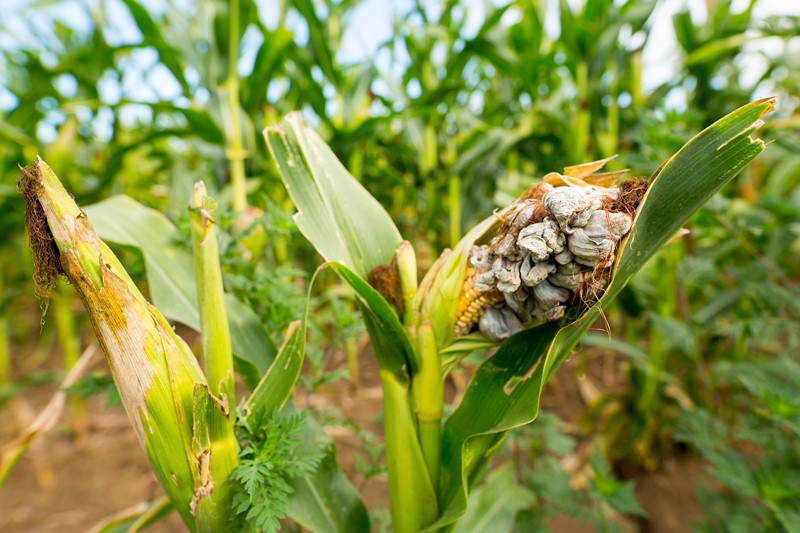
#> input picture MLH-Hackathon-2026/SamGal/Damaged_Crops.jpg, 800 x 533 px; its folder holds only this picture in this run
$ python -i app.py   (imports and definitions only)
#> lines starting #> are read from the running program, lines starting #| are printed output that depends on the picture; after the words box and inside, x2 and y2 are one past the last pixel; in counts of white or black regions, pixels touching at a corner belong together
#> further down, picture is the input picture: PIL image 800x533 RGB; mean R, G, B 134.1, 146.3, 66.7
import json
import os
import base64
from pathlib import Path
import cv2
import numpy as np
import streamlit as st
from PIL import Image
from google import genai
from google.genai import types

# 1. API Setup
API_KEY = "AQ.Ab8RN6KTF8F8CTlTIYkWvDyEOgZmxDKdytNfDZV-VWCzVi4IUA"
client = genai.Client(api_key=API_KEY)

def preprocess_image(pil_image, max_size=(1024, 1024)):
    """Downscale large images and normalize color mode to optimize network payload."""
    img = pil_image.copy()
    if img.mode != "RGB":
        img = img.convert("RGB")
    img.thumbnail(max_size, Image.Resampling.LANCZOS)
    return img

def segment_and_quantify_leaf(pil_image):
    """
    OpenCV Computer Vision pipeline to quantify leaf disease severity:
    1. Converts image to HSV color space for illumination-invariant segmentation.
    2. Segments total leaf boundary (A_leaf).
    3. Segments diseased lesions (chlorosis, necrosis, fungal spots) (A_disease).
    4. Computes quantitative severity % = (A_disease / A_leaf) * 100.
    5. Returns segmented mask, diagnostic overlay with highlights, and metrics.
    """
    # Convert PIL Image to RGB NumPy array
    img_rgb = np.array(preprocess_image(pil_image).convert("RGB"))

    # Convert to HSV color space (OpenCV scale: H in [0, 179], S in [0, 255], V in [0, 255])
    hsv = cv2.cvtColor(img_rgb, cv2.COLOR_RGB2HSV)
#> hsv: shape (533, 800, 3); mean H, S, V 38.5, 163.4, 153.7

    # -------------------------------------------------------------------------
    # HSV COLOR RANGE EXPLANATIONS:
    # 1. Healthy Foliage (Green):
    #    H: [25, 88] spans yellow-green to deep emerald green.
    #    S: [35, 255] excludes low-saturation grays/whites.
    #    V: [35, 255] excludes dark shadow clippings.
    lower_green = np.array([25, 35, 35])
    upper_green = np.array([88, 255, 255])
    mask_green = cv2.inRange(hsv, lower_green, upper_green)
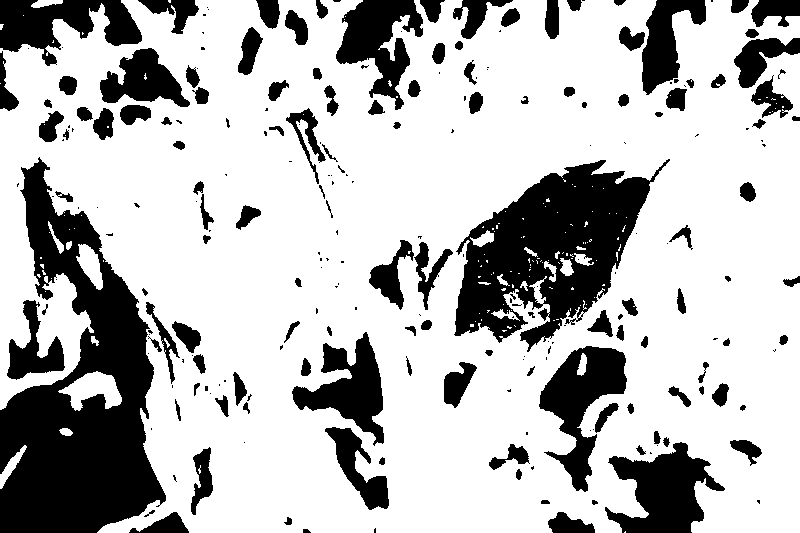
#> mask_green: shape (533, 800); 73.2% white; 239 black regions (110 under 20 px), largest, box (x1, y1, x2, y2) and area: (0, 157, 166, 533) 31372, (454, 159, 670, 352) 20282, (605, 442, 725, 533) 5880

    # 2. Chlorosis / Yellow Discoloration (Early stage disease / nutrient deficiency):
    #    H: [12, 28] captures yellow to golden tones.
    #    S: [40, 255] requires distinct coloration.
    #    V: [50, 255] captures medium to bright yellow spots.
    lower_yellow = np.array([12, 40, 50])
    upper_yellow = np.array([28, 255, 255])
    mask_yellow = cv2.inRange(hsv, lower_yellow, upper_yellow)
#> mask_yellow: shape (533, 800); 24% white; 189 white regions (101 under 20 px), largest, box (x1, y1, x2, y2) and area: (0, 155, 207, 533) 42194, (366, 156, 674, 344) 21012, (538, 344, 728, 533) 13809

    # 3. Necrotic Lesions / Rust / Blight (Brown / Reddish-brown dead tissue):
    #    H: [5, 22] captures rust, reddish-brown, and dark brown lesions.
    #    S: [35, 255] avoids grayscale background noise.
    #    V: [25, 200] excludes total black clipping.
    lower_brown = np.array([5, 35, 25])
    upper_brown = np.array([22, 255, 200])
    mask_brown = cv2.inRange(hsv, lower_brown, upper_brown)
#> mask_brown: shape (533, 800); 12.1% white; 311 white regions (250 under 20 px), largest, box (x1, y1, x2, y2) and area: (0, 163, 165, 533) 20500, (608, 450, 723, 533) 5150, (540, 346, 625, 491) 4708

    # 4. Severe Necrosis / Black Rot / Canker:
    #    Low brightness spots within leaf tissue.
    lower_dark = np.array([0, 0, 10])
    upper_dark = np.array([179, 120, 70])
    mask_dark = cv2.inRange(hsv, lower_dark, upper_dark)
#> mask_dark: shape (533, 800); 0.06% white in thin lines or dots, all inside (x1, y1, x2, y2) = (45, 225, 681, 448)

    # 5. Powdery Mildew / White fungal spores:
    #    Very low saturation with high brightness.
    lower_white = np.array([0, 0, 185])
    upper_white = np.array([179, 45, 255])
    mask_white = cv2.inRange(hsv, lower_white, upper_white)
#> mask_white: shape (533, 800); 8% white; 161 white regions (82 under 20 px), largest, box (x1, y1, x2, y2) and area: (336, 0, 415, 108) 4308, (0, 0, 137, 67) 3831, (641, 0, 707, 95) 3165

    # -------------------------------------------------------------------------
    # STEP 1: LEAF SEGMENTATION (A_leaf)
    # The whole leaf encompasses both healthy green tissue and diseased portions.
    raw_leaf_mask = cv2.bitwise_or(mask_green, mask_yellow)
#> raw_leaf_mask: shape (533, 800); 91.1% white; 306 black regions (208 under 20 px), largest, box (x1, y1, x2, y2) and area: (0, 0, 142, 66) 4973, (336, 0, 423, 110) 4685, (642, 0, 706, 95) 3010
    raw_leaf_mask = cv2.bitwise_or(raw_leaf_mask, mask_brown)

    # Morphological operations to clean background noise and fill interior leaf gaps
    kernel_close = cv2.getStructuringElement(cv2.MORPH_ELLIPSE, (9, 9))
    kernel_open = cv2.getStructuringElement(cv2.MORPH_ELLIPSE, (5, 5))
    clean_leaf_mask = cv2.morphologyEx(raw_leaf_mask, cv2.MORPH_CLOSE, kernel_close, iterations=2)
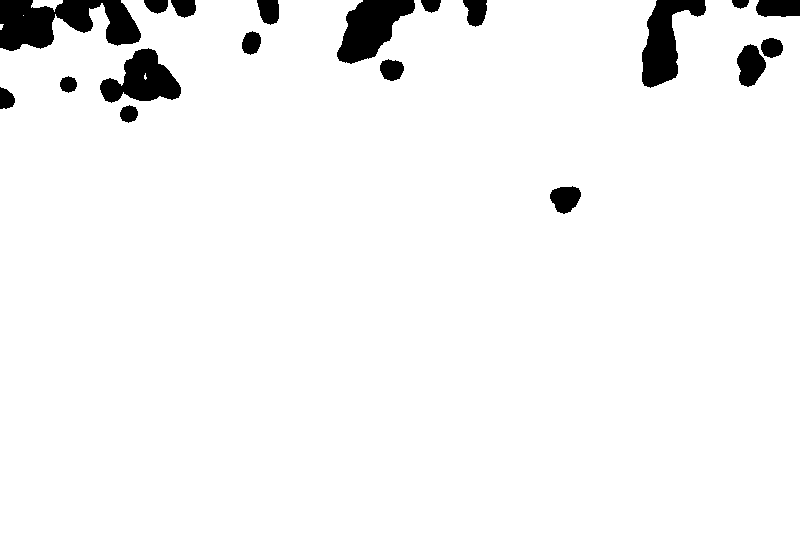
#> clean_leaf_mask: shape (533, 800); 95.6% white; 19 black regions, largest, box (x1, y1, x2, y2) and area: (0, 0, 141, 51) 4523, (337, 0, 415, 64) 2913, (642, 0, 706, 88) 2792
    clean_leaf_mask = cv2.morphologyEx(clean_leaf_mask, cv2.MORPH_OPEN, kernel_open, iterations=1)
#> clean_leaf_mask: shape (533, 800); 95.6% white; 17 black regions

    # Retain the main leaf contour(s) to eliminate stray background artifacts
    contours, _ = cv2.findContours(clean_leaf_mask, cv2.RETR_EXTERNAL, cv2.CHAIN_APPROX_SIMPLE)
#> contours = 3 contours, 1 with area under 20; largest, box (x1, y1, x2, y2) and area: (0, 0, 800, 533) 411534, (32, 0, 63, 9) 171
    final_leaf_mask = np.zeros_like(clean_leaf_mask)
    if contours:
        min_area = 0.015 * (img_rgb.shape[0] * img_rgb.shape[1])
        valid_contours = [cnt for cnt in contours if cv2.contourArea(cnt) > min_area]
#> valid_contours = 1 contour; box (x1, y1, x2, y2) and area: (0, 0, 800, 533) 411534
        if valid_contours:
            cv2.drawContours(final_leaf_mask, valid_contours, -1, 255, thickness=cv2.FILLED)
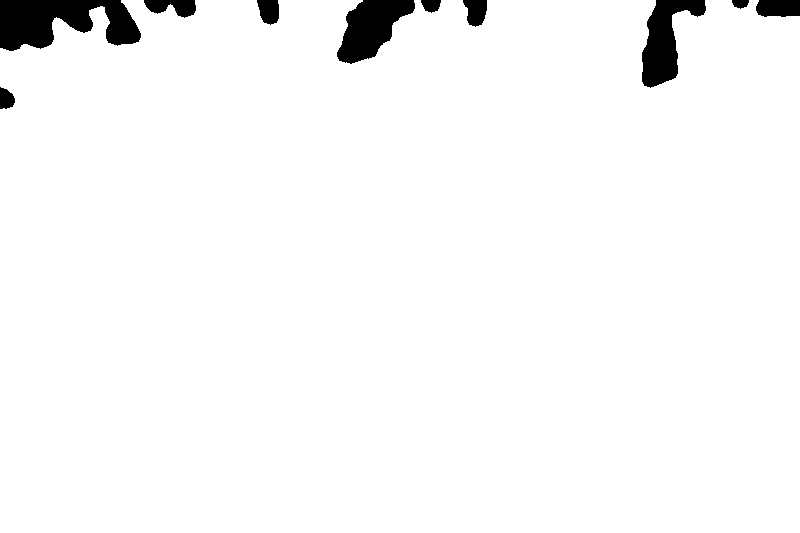
#> final_leaf_mask: shape (533, 800); 96.9% white; 10 black regions, largest, box (x1, y1, x2, y2) and area: (0, 0, 141, 51) 4778, (337, 0, 415, 64) 2918, (642, 0, 706, 88) 2797
        else:
            final_leaf_mask = clean_leaf_mask
    else:
        final_leaf_mask = clean_leaf_mask

    # Total leaf pixel count
    a_leaf = np.count_nonzero(final_leaf_mask)
#> a_leaf = 413128

    # -------------------------------------------------------------------------
    # STEP 2: DISEASED AREA SEGMENTATION (A_disease)
    # Combine chlorotic, necrotic, and fungal masks
    disease_candidates = cv2.bitwise_or(mask_yellow, mask_brown)
#> disease_candidates: shape (533, 800); 24.3% white; 187 white regions (100 under 20 px), largest, box (x1, y1, x2, y2) and area: (0, 155, 207, 533) 42414, (366, 156, 674, 344) 21864, (538, 344, 728, 533) 14881
    disease_candidates = cv2.bitwise_or(disease_candidates, mask_white)
#> disease_candidates: shape (533, 800); 32.1% white; 265 white regions (126 under 20 px), largest, box (x1, y1, x2, y2) and area: (0, 155, 207, 533) 42853, (366, 156, 674, 344) 24849, (538, 344, 728, 533) 14881

    # Dark rot spots are included only if they lie inside the leaf boundary
    dark_in_leaf = cv2.bitwise_and(mask_dark, mask_dark, mask=final_leaf_mask)
    disease_candidates = cv2.bitwise_or(disease_candidates, dark_in_leaf)
#> disease_candidates: shape (533, 800); 32.1% white; 266 white regions (127 under 20 px), largest, box (x1, y1, x2, y2) and area: (0, 155, 207, 533) 42853, (366, 156, 674, 344) 24897, (538, 344, 728, 533) 14881

    # CRITICAL: Confine diseased mask strictly to the detected leaf area
    disease_mask = cv2.bitwise_and(disease_candidates, disease_candidates, mask=final_leaf_mask)

    # Filter tiny pixel noise from the disease mask
    kernel_disease = cv2.getStructuringElement(cv2.MORPH_ELLIPSE, (3, 3))
    disease_mask = cv2.morphologyEx(disease_mask, cv2.MORPH_OPEN, kernel_disease)
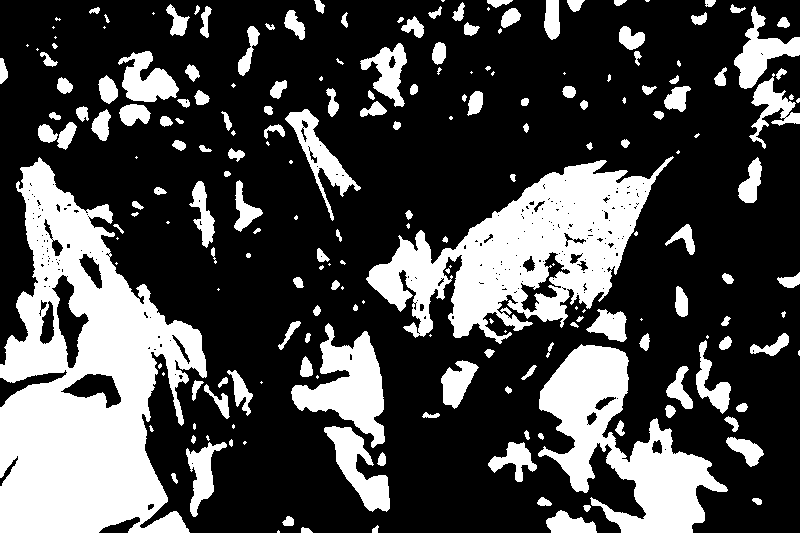
#> disease_mask: shape (533, 800); 28.9% white; 210 white regions (61 under 20 px)

    # Total diseased pixel count
    a_disease = np.count_nonzero(disease_mask)
#> a_disease = 123315

    # -------------------------------------------------------------------------
    # STEP 3: SEVERITY QUANTIFICATION
    if a_leaf > 0:
        severity_percentage = round((a_disease / a_leaf) * 100.0, 2)
#> severity_percentage = 29.85
    else:
        severity_percentage = 0.0

    if severity_percentage < 15.0:
        severity_class = "Mild"
    elif severity_percentage <= 40.0:
        severity_class = "Moderate"
    else:
        severity_class = "Severe"

    # -------------------------------------------------------------------------
    # STEP 4: VISUALIZATION GENERATION
    # Diagnostic Image (Original + Neon Red Overlay + Contour Borders)
    red_tint = np.zeros_like(img_rgb)
    red_tint[:, :] = [255, 30, 30] # High-visibility red
    overlay = cv2.addWeighted(img_rgb, 0.45, red_tint, 0.55, 0)
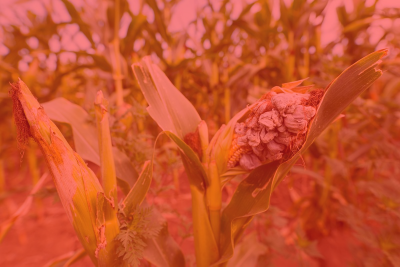
#> overlay: shape (533, 800, 3) (shown at 1/2 size); mean R, G, B 200.6, 82.4, 46.5

    # Apply red overlay only where disease_mask is non-zero
    diagnostic_img = np.where(disease_mask[:, :, None] == 255, overlay, img_rgb)
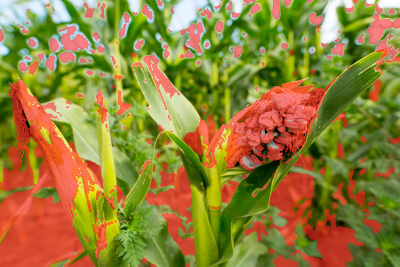
#> diagnostic_img: shape (533, 800, 3) (shown at 1/2 size); mean R, G, B 147.8, 127.5, 56.8

    # Draw crisp yellow boundaries around individual lesions for precision
    disease_contours, _ = cv2.findContours(disease_mask, cv2.RETR_EXTERNAL, cv2.CHAIN_APPROX_SIMPLE)
#> disease_contours = 209 contours, 76 with area under 20; largest, box (x1, y1, x2, y2) and area: (0, 157, 207, 533) 45568, (366, 156, 674, 344) 25304, (538, 344, 728, 533) 14626, (291, 323, 385, 448) 5149, (324, 426, 390, 512) 2242
    cv2.drawContours(diagnostic_img, disease_contours, -1, (255, 230, 0), 1)
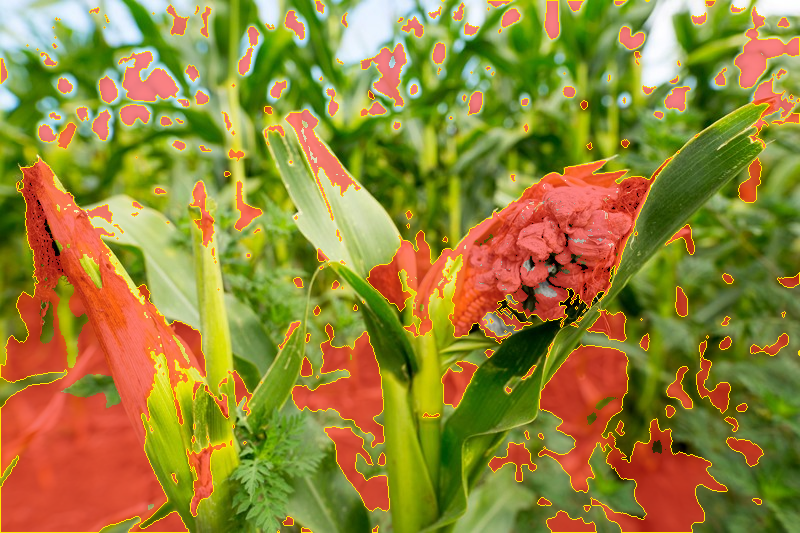
#> diagnostic_img: shape (533, 800, 3); 3.05% of pixels changed, all inside (x1, y1, x2, y2) = (0, 0, 800, 533)

    return {
        "diagnostic_img": diagnostic_img,
        "a_leaf": a_leaf,
        "a_disease": a_disease,
        "severity_percentage": severity_percentage,
        "severity_class": severity_class
    }

# [32 lines left out: function analyze_crop, not called in this run]

# 2. User Interface Setup
# [608 lines not run here, left out]


# Helper to load and embed local logo as base64
# Helper to load and embed local logo as base64
logo_path = os.path.join(os.path.dirname(__file__), "Croppie_Logo.png")

# [17 lines not run here, left out]
# ---------------------------------------------------------------------------
# SAMGAL: SAMPLE IMAGE GALLERY
# Create the SamGal directory if it doesn't already exist.
# Place sample crop images inside: SamGal/healthy_leaf.jpg, etc.
# ---------------------------------------------------------------------------
SAMGAL_DIR = Path(__file__).parent / "SamGal"
# [1 line not run here, left out]

# Dynamically discover all image files in the SamGal folder
SUPPORTED_EXTS = {".jpg", ".jpeg", ".png"}
samgal_images = sorted(
    [p for p in SAMGAL_DIR.iterdir() if p.suffix.lower() in SUPPORTED_EXTS]
)

# Render sample gallery only when images are present in SamGal
# [30 lines not run here, left out]

# ---------------------------------------------------------------------------
# DETERMINE ACTIVE IMAGE: prefer uploaded file, then gallery selection,
# persisting gallery choice in session_state so it survives reruns.
# ---------------------------------------------------------------------------
# [2 lines that did not run here, left out]

# [3 lines that did not run here, left out]

# [72 lines not run here, left out]

>>> from PIL import Image
>>> picture = Image.open('SamGal/Damaged_Crops.jpg')
>>> result = segment_and_quantify_leaf(picture)
#> result = 5 items

$ run again, on MLH-Hackathon-2026/SamGal/Mildly_Damaged_Leaves.jpg
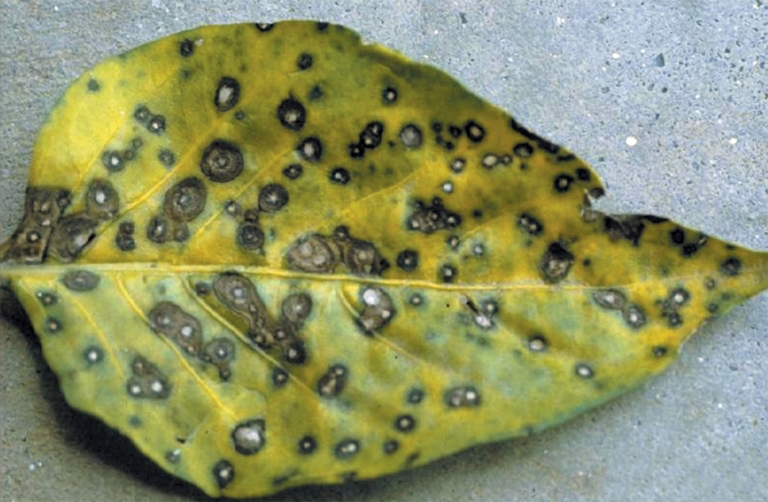
#> input picture MLH-Hackathon-2026/SamGal/Mildly_Damaged_Leaves.jpg, 768 x 502 px
#> picture is the input picture: PIL image 768x502 RGB; mean R, G, B 139.8, 145.8, 103.9
#> hsv: shape (502, 768, 3); mean H, S, V 53.9, 92.9, 150.6
#> in segment_and_quantify_leaf, `mask_green = cv2.inRange(hsv, lower_green, upper_green)`:
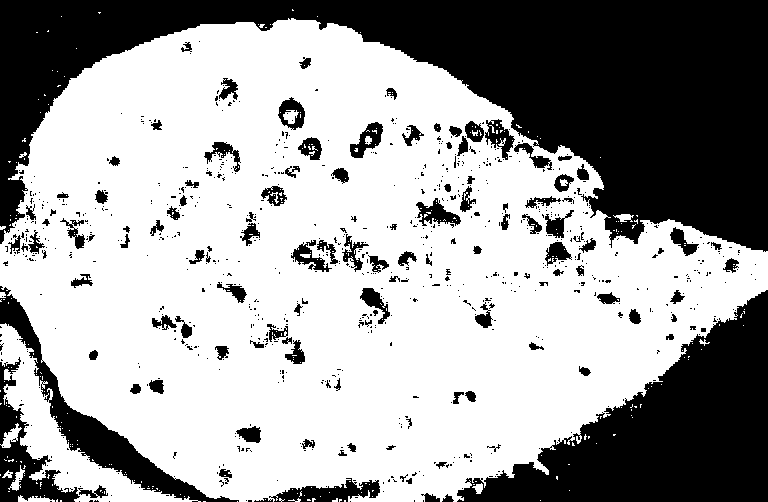
#> mask_green: shape (502, 768); 62.9% white; 834 black regions (709 under 20 px), largest, box (x1, y1, x2, y2) and area: (0, 0, 768, 252) 83946, (457, 290, 768, 502) 30770, (0, 286, 239, 502) 6488
#> mask_yellow: shape (502, 768); 17.3% white; 983 white regions (880 under 20 px), largest, box (x1, y1, x2, y2) and area: (290, 106, 732, 350) 30467, (82, 218, 253, 316) 4381, (29, 100, 128, 192) 3152
#> mask_brown: shape (502, 768); 0.33% white in thin lines or dots, all inside (x1, y1, x2, y2) = (0, 110, 677, 388)
#> mask_dark: shape (502, 768); 7.1% white; 213 white regions (117 under 20 px), largest, box (x1, y1, x2, y2) and area: (0, 282, 414, 502) 9943, (602, 215, 669, 246) 902, (200, 140, 243, 182) 857
#> mask_white: shape (502, 768); 18.3% white; 326 white regions (288 under 20 px), largest, box (x1, y1, x2, y2) and area: (166, 0, 768, 251) 55664, (598, 331, 768, 502) 11331, (119, 17, 174, 43) 596
#> contours = 1 contour; box (x1, y1, x2, y2) and area: (0, 15, 768, 502) 272056
#> valid_contours has the same summary as contours
#> final_leaf_mask: shape (502, 768); 70.9% white; 5 black regions, box (x1, y1, x2, y2) and area: (0, 0, 768, 251) 81676, (464, 291, 768, 502) 29391, (0, 302, 30, 332) 653, (0, 404, 16, 434) 376, (0, 477, 18, 502) 276
#> a_leaf = 273164
#> dark_in_leaf: shape (502, 768); 6.9% white; 222 white regions (122 under 20 px), largest, box (x1, y1, x2, y2) and area: (16, 328, 414, 502) 8959, (200, 140, 243, 182) 857, (602, 216, 661, 246) 788
#> a_disease = 85712
#> severity_percentage = 31.38
#> disease_contours = 238 contours, 131 with area under 20; largest, box (x1, y1, x2, y2) and area: (290, 106, 741, 349) 44960, (125, 30, 387, 214) 11528, (16, 330, 414, 502) 8453, (29, 100, 127, 192) 2724, (142, 219, 253, 276) 2534
#> in segment_and_quantify_leaf, `cv2.drawContours(diagnostic_img, disease_contours, -1, (255, 230, 0), 1)`:
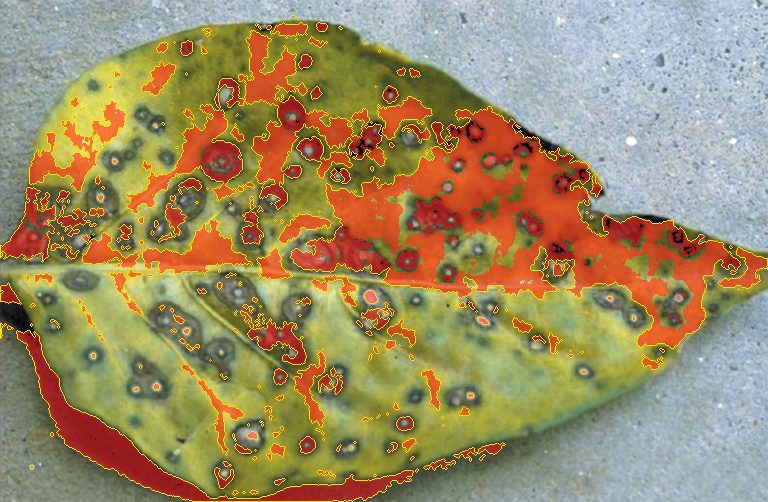
#> diagnostic_img: shape (502, 768, 3); mean R, G, B 158.1, 140.7, 100
#> result = 5 items
